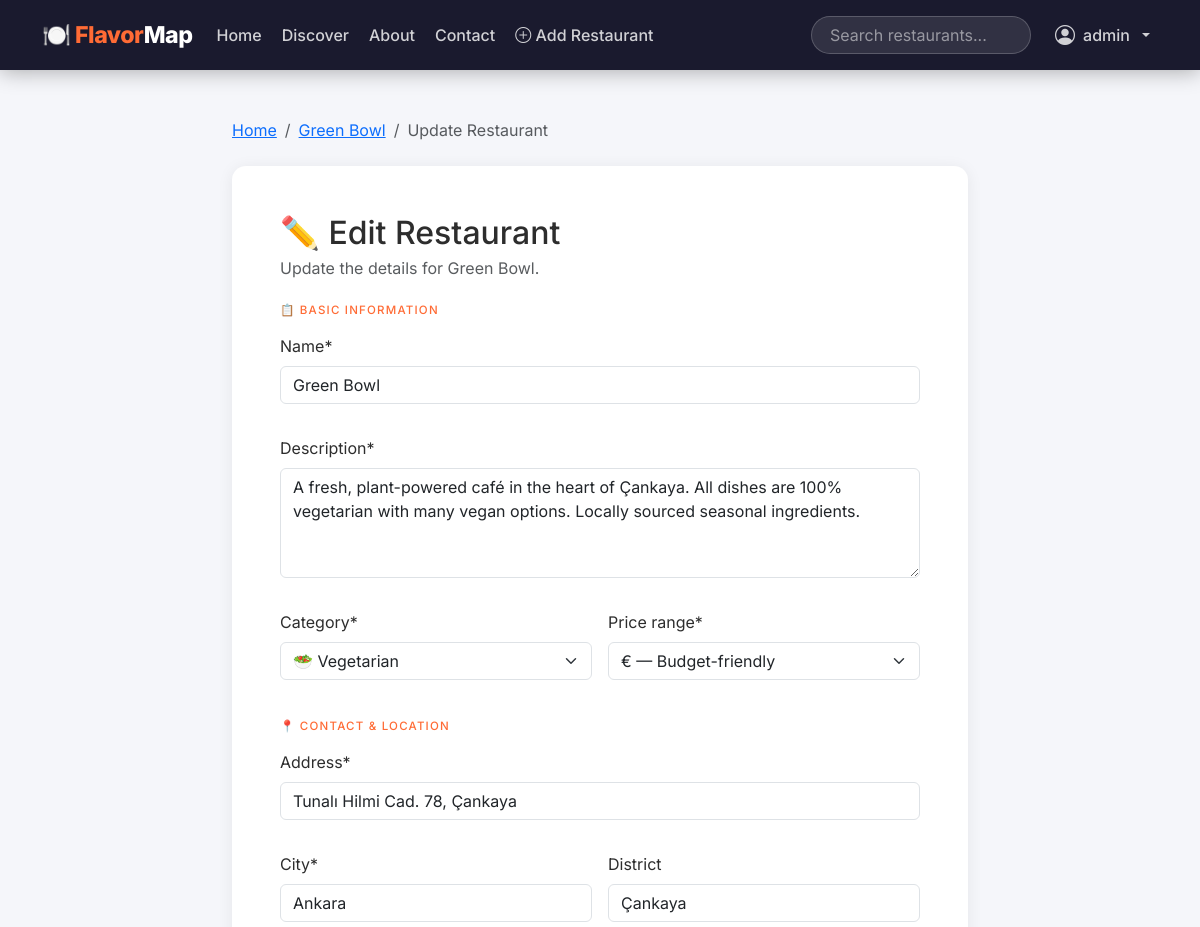
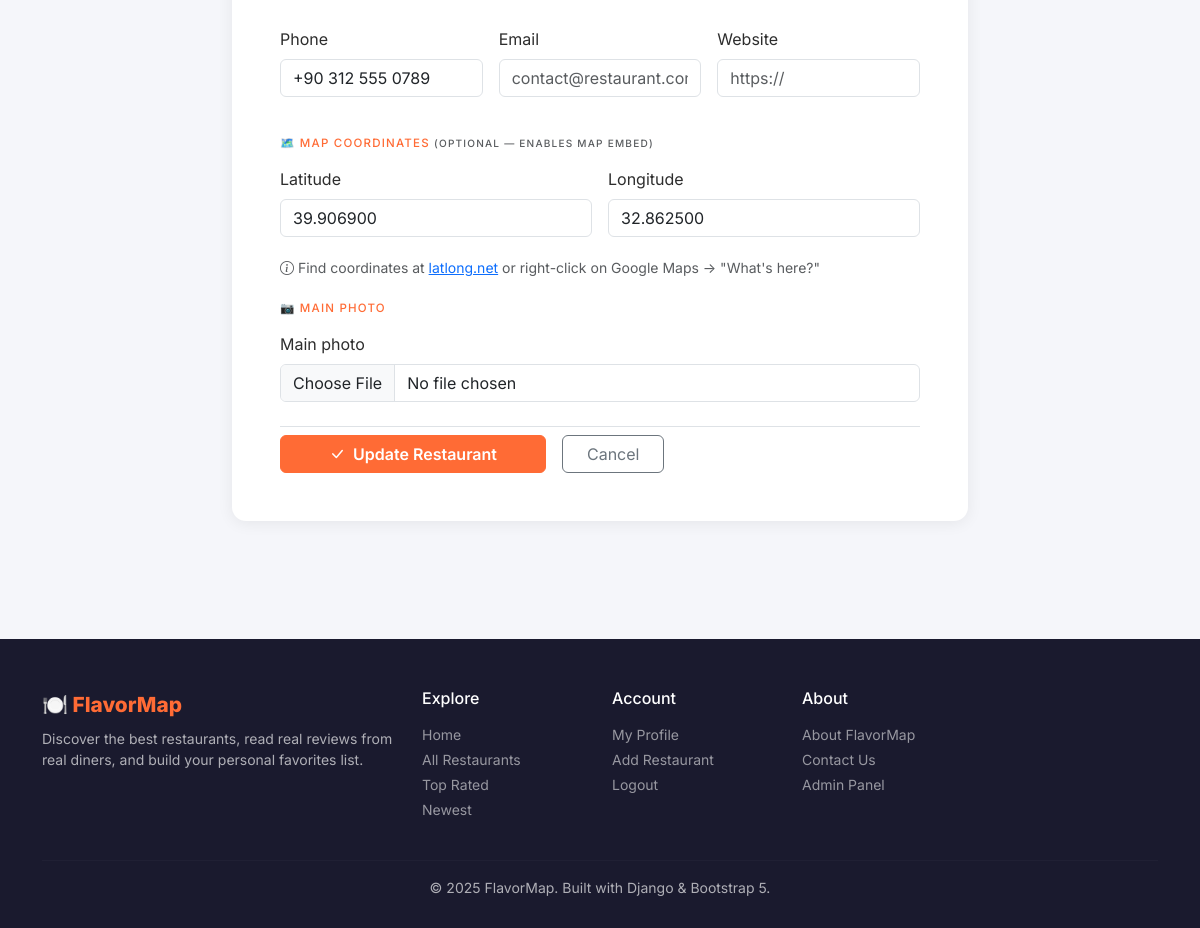
The page /restaurants/6/edit/ (signed in) on the database its author committed (2 pictures, top to bottom).
### restaurants/models.py (models this page shows, shortened)
class Restaurant(models.Model):
    PRICE_CHOICES = [
        ('€',   '€ — Budget-friendly'),
        ('€€',  '€€ — Mid-range'),
        ('€€€', '€€€ — Fine Dining'),
    ]
    name = models.CharField(max_length=200)
    description = models.TextField()
    address = models.CharField(max_length=300)
    city = models.CharField(max_length=100)
    district = models.CharField(max_length=100, blank=True)
    phone = models.CharField(max_length=30, blank=True)
    email = models.EmailField(blank=True)
    website = models.URLField(blank=True)
    price_range = models.CharField(max_length=5, choices=PRICE_CHOICES, default='€€')
    category = models.ForeignKey(
        Category, on_delete=models.SET_NULL, null=True,
        related_name='restaurants'
    )
    owner = models.ForeignKey(
        User, on_delete=models.SET_NULL, null=True, blank=True,
        related_name='owned_restaurants'
    )
    is_claimed = models.BooleanField(default=False)
    latitude = models.DecimalField(max_digits=9, decimal_places=6, null=True, blank=True)
    longitude = models.DecimalField(max_digits=9, decimal_places=6, null=True, blank=True)
    main_photo = models.ImageField(upload_to='restaurants/main/', blank=True, null=True)
    created_at = models.DateTimeField(auto_now_add=True)
    updated_at = models.DateTimeField(auto_now=True)
    class Meta:
        ordering = ['-created_at']

### restaurants/views.py (the view)
# urls.py: path('restaurants/<int:pk>/edit/',     views.restaurant_edit,   name='restaurant_edit'),
@login_required
def restaurant_edit(request, pk):
    restaurant = get_object_or_404(Restaurant, pk=pk)
    if restaurant.owner != request.user and not request.user.is_staff:
        messages.error(request, '🚫 You do not have permission to edit this restaurant.')
        return redirect('restaurant_detail', pk=pk)
    if request.method == 'POST':
        form = RestaurantForm(request.POST, request.FILES, instance=restaurant)
        if form.is_valid():
            with transaction.atomic():
                form.save()
            messages.success(request, f'✅ "{restaurant.name}" updated successfully!')
            return redirect('restaurant_detail', pk=pk)
        else:
            messages.error(request, 'Please fix the errors below.')
    else:
        form = RestaurantForm(instance=restaurant)
    return render(request, 'restaurants/restaurant_form.html', {
        'page_title': f'Edit — {restaurant.name}',
        'form':        form,
        'action':      'Update',
        'restaurant':  restaurant,
    })

### restaurants/models.py (called while the page is built)
    def __str__(self):
        return f"{self.icon} {self.name}"

### restaurants/templates/restaurants/restaurant_form.html (shortened to what this page needs)
{% extends 'restaurants/base.html' %}
{% load crispy_forms_tags %}
{% block content %}
<div class="container py-5">
  <div class="row justify-content-center">
    <div class="col-lg-8">
      <nav aria-label="breadcrumb" class="mb-4">
        <ol class="breadcrumb">
          <li class="breadcrumb-item"><a href="{% url 'home' %}">Home</a></li>
          {% if restaurant %}
          <li class="breadcrumb-item"><a href="{% url 'restaurant_detail' restaurant.pk %}">{{ restaurant.name }}</a></li>
          {% endif %}
          <li class="breadcrumb-item active">{{ action }} Restaurant</li>
        </ol>
      </nav>
      <div class="fm-card p-4 p-lg-5">
        <div class="mb-4">
          <h2 class="fw-800 mb-1">
            {% if action == 'Add' %}🍽️ Add a New Restaurant{% else %}✏️ Edit Restaurant{% endif %}
          </h2>
          <p class="text-muted mb-0">
            {% if action == 'Add' %}
              Share a great restaurant with the FlavorMap community.
            {% else %}
              Update the details for {{ restaurant.name }}.
            {% endif %}
          </p>
        </div>
        <form method="post" enctype="multipart/form-data" novalidate>
          <div class="mb-4">
            <h6 class="fw-700 text-uppercase mb-3"
                style="font-size:.72rem; letter-spacing:1.2px; color:var(--fm-orange);">
              📋 Basic Information
            </h6>
            <div class="row g-3">
              <div class="col-12">{{ form.name|as_crispy_field }}</div>
              <div class="col-12">{{ form.description|as_crispy_field }}</div>
              <div class="col-md-6">{{ form.category|as_crispy_field }}</div>
              <div class="col-md-6">{{ form.price_range|as_crispy_field }}</div>
            </div>
          </div>
          <div class="mb-4">
            <h6 class="fw-700 text-uppercase mb-3"
                style="font-size:.72rem; letter-spacing:1.2px; color:var(--fm-orange);">
              📍 Contact & Location
            </h6>
            <div class="row g-3">
              <div class="col-12">{{ form.address|as_crispy_field }}</div>
              <div class="col-md-6">{{ form.city|as_crispy_field }}</div>
              <div class="col-md-6">{{ form.district|as_crispy_field }}</div>
              <div class="col-md-4">{{ form.phone|as_crispy_field }}</div>
              <div class="col-md-4">{{ form.email|as_crispy_field }}</div>
              <div class="col-md-4">{{ form.website|as_crispy_field }}</div>
            </div>
          </div>
          <div class="mb-4">
            <h6 class="fw-700 text-uppercase mb-3"
                style="font-size:.72rem; letter-spacing:1.2px; color:var(--fm-orange);">
              🗺️ Map Coordinates <small class="text-muted normal-case fw-400">(optional — enables map embed)</small>
            </h6>
            <div class="row g-3">
              <div class="col-md-6">{{ form.latitude|as_crispy_field }}</div>
              <div class="col-md-6">{{ form.longitude|as_crispy_field }}</div>
            </div>
            <p class="text-muted small mt-1">
              <i class="bi bi-info-circle"></i>
              Find coordinates at
              <a href="https://www.latlong.net/" target="_blank" rel="noopener">latlong.net</a> or
              right-click on Google Maps → "What's here?"
            </p>
          </div>
          <div class="mb-4">
            <h6 class="fw-700 text-uppercase mb-3"
                style="font-size:.72rem; letter-spacing:1.2px; color:var(--fm-orange);">
              📷 Main Photo
            </h6>
            {{ form.main_photo|as_crispy_field }}
          </div>
          <div class="d-flex gap-3 mt-4 pt-2 border-top">
            <button type="submit" class="btn btn-primary px-5 fw-600">
              <i class="bi bi-check-lg me-1"></i>
              {{ action }} Restaurant
            </button>
            {% if restaurant %}
            <a href="{% url 'restaurant_detail' restaurant.pk %}" class="btn btn-outline-secondary px-4">
              Cancel
            </a>
            {% else %}
            <a href="{% url 'restaurant_list' %}" class="btn btn-outline-secondary px-4">
              Cancel
            </a>
            {% endif %}
          </div>
        </form>
      </div>
    </div>
  </div>
</div>
{% endblock %}

### restaurants/templates/restaurants/base.html (shortened to what this page needs)
{% load static %}
<!DOCTYPE html>
<html lang="en">
<head>
  <link href="https://cdn.jsdelivr.net/npm/bootstrap@5.3.2/dist/css/bootstrap.min.css" rel="stylesheet">
  <link href="https://cdn.jsdelivr.net/npm/bootstrap-icons@1.11.3/font/bootstrap-icons.css" rel="stylesheet">
</head>
<body>
<nav class="navbar navbar-expand-lg navbar-dark sticky-top">
  <div class="container">
    <a class="navbar-brand" href="{% url 'home' %}">🍽️ Flavor<span>Map</span></a>
    <div class="collapse navbar-collapse" id="navMain">
      <ul class="navbar-nav me-auto gap-1">
        <li class="nav-item">
          <a class="nav-link {% if request.resolver_match.url_name == 'home' %}active{% endif %}"
             href="{% url 'home' %}">Home</a>
        </li>
        <li class="nav-item">
          <a class="nav-link {% if request.resolver_match.url_name == 'restaurant_list' %}active{% endif %}"
             href="{% url 'restaurant_list' %}">Discover</a>
        </li>
        <li class="nav-item">
          <a class="nav-link {% if request.resolver_match.url_name == 'about' %}active{% endif %}"
             href="{% url 'about' %}">About</a>
        </li>
        <li class="nav-item">
          <a class="nav-link {% if request.resolver_match.url_name == 'contact' %}active{% endif %}"
             href="{% url 'contact' %}">Contact</a>
        </li>
        {% if user.is_authenticated %}
        <li class="nav-item">
          <a class="nav-link" href="{% url 'restaurant_create' %}">
            <i class="bi bi-plus-circle"></i> Add Restaurant
          </a>
        </li>
        {% endif %}
      </ul>
      <form class="d-flex me-3" action="{% url 'restaurant_list' %}" method="get">
        <input class="search-input" type="search" name="q" placeholder="Search restaurants..."
               value="{{ request.GET.q }}">
      </form>
      <ul class="navbar-nav gap-1">
        {% if user.is_authenticated %}
        <li class="nav-item dropdown">
          <a class="nav-link dropdown-toggle d-flex align-items-center gap-2"
             href="#" data-bs-toggle="dropdown">
            <i class="bi bi-person-circle fs-5"></i>
            <span>{{ user.username }}</span>
          </a>
        </li>
        {% endif %}
      </ul>
    </div>
  </div>
</nav>
<main>
  {% block content %}{% endblock %}
</main>
<footer>
  <div class="container">
    <div class="row gy-4">
      <div class="col-lg-4">
        <div class="footer-brand mb-2">🍽️ FlavorMap</div>
        <p class="small mb-0">
          Discover the best restaurants, read real reviews from real diners,
          and build your personal favorites list.
        </p>
      </div>
      <div class="col-lg-2 col-6">
        <h6 class="text-white fw-700 mb-3">Explore</h6>
        <ul class="list-unstyled small">
          <li class="mb-1"><a href="{% url 'home' %}">Home</a></li>
          <li class="mb-1"><a href="{% url 'restaurant_list' %}">All Restaurants</a></li>
          <li class="mb-1"><a href="{% url 'restaurant_list' %}?sort=rating">Top Rated</a></li>
          <li class="mb-1"><a href="{% url 'restaurant_list' %}?sort=newest">Newest</a></li>
        </ul>
      </div>
      <div class="col-lg-2 col-6">
        <h6 class="text-white fw-700 mb-3">Account</h6>
        <ul class="list-unstyled small">
          {% if user.is_authenticated %}
          <li class="mb-1"><a href="{% url 'profile' %}">My Profile</a></li>
          <li class="mb-1"><a href="{% url 'restaurant_create' %}">Add Restaurant</a></li>
          <li class="mb-1"><a href="{% url 'logout' %}">Logout</a></li>
          {% else %}
          <li class="mb-1"><a href="{% url 'login' %}">Login</a></li>
          <li class="mb-1"><a href="{% url 'register' %}">Register</a></li>
          {% endif %}
        </ul>
      </div>
      <div class="col-lg-4">
        <h6 class="text-white fw-700 mb-3">About</h6>
        <ul class="list-unstyled small">
          <li class="mb-1"><a href="{% url 'about' %}">About FlavorMap</a></li>
          <li class="mb-1"><a href="{% url 'contact' %}">Contact Us</a></li>
          {% if user.is_staff %}
          <li class="mb-1"><a href="/admin/">Admin Panel</a></li>
          {% endif %}
        </ul>
      </div>
    </div>
    <hr class="footer-divider mt-4">
    <div class="text-center small">
      <span>© 2025 FlavorMap. Built with Django & Bootstrap 5.</span>
    </div>
  </div>
</footer>
</body>
</html>

### restaurants/templates/restaurants/base.html (style rules this page uses)
:root { --fm-orange: #FF6B35; --fm-orange-dark: #E55527; --fm-dark: #1a1a2e; --fm-navy: #16213e; --fm-card-shadow: 0 2px 16px rgba(0,0,0,.07); --fm-card-hover: 0 8px 32px rgba(0,0,0,.13); --fm-radius: 14px; --fm-radius-sm: 8px; }
* { box-sizing: border-box; }
body { font-family: 'Inter', system-ui, -apple-system, sans-serif; background: #f5f6fa; color: #2d2d2d; }
.navbar { background: var(--fm-dark) !important; box-shadow: 0 2px 20px rgba(0,0,0,.3); padding: 12px 0; }
.navbar-brand { font-weight: 800; font-size: 1.45rem; color: var(--fm-orange) !important; letter-spacing: -0.5px; }
.navbar-brand span { color: #fff; }
.nav-link { color: rgba(255,255,255,.8) !important; font-weight: 500; transition: color .2s; }
.navbar .search-input { background: rgba(255,255,255,.1); border: 1px solid rgba(255,255,255,.2); color: #fff; border-radius: 25px; padding: 6px 18px; width: 220px; transition: all .3s; }
.navbar .search-input::placeholder { color: rgba(255,255,255,.5); }
.btn-primary { background: var(--fm-orange); border-color: var(--fm-orange); font-weight: 600; }
.fm-card { background: #fff; border: none; border-radius: var(--fm-radius); box-shadow: var(--fm-card-shadow); transition: transform .22s ease, box-shadow .22s ease; overflow: hidden; }
footer { background: var(--fm-dark); color: rgba(255,255,255,.65); padding: 50px 0 30px; margin-top: 70px; }
footer .footer-brand { color: var(--fm-orange); font-weight: 800; font-size: 1.3rem; }
footer a { color: rgba(255,255,255,.55); text-decoration: none; transition: color .2s; }
footer .footer-divider { border-color: rgba(255,255,255,.1); }

### rows shown on the page
Restaurant: name "Green Bowl", description "A fresh, plant-powered café in the heart of Çankaya. All dishes are 100% vegetarian with many vegan options. Locally sourced seasonal ingredients.", category "🥗 Vegetarian", price_range "€ — Budget-friendly", address "Tunalı Hilmi Cad. 78, Çankaya", city "Ankara", district "Çankaya", phone "+90 312 555 0789", latitude "39.906900", longitude "32.862500"

### other values the page prints
{{ user.username }} "admin"
{{ action }} "Update"
